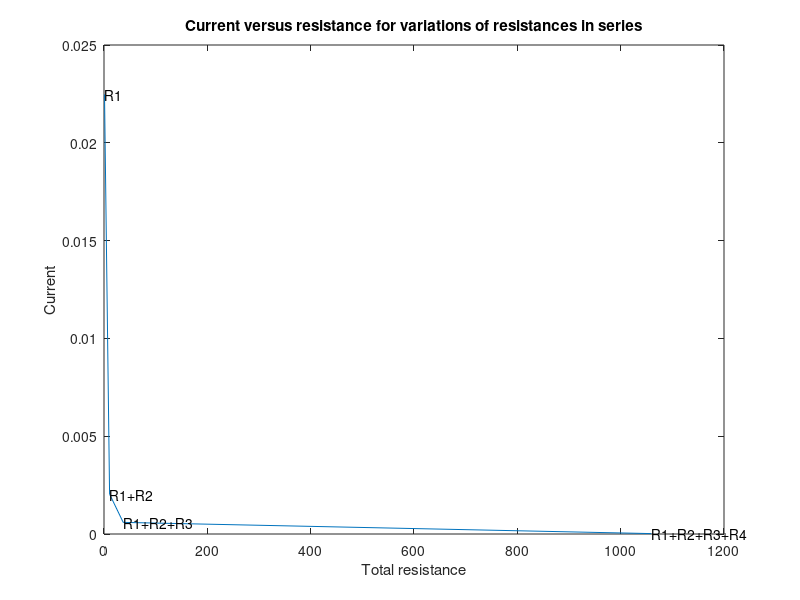

The MATLAB script that drew this image:
x=[0.979 10.789 37.189 1059.189];
y=[0.022472 0.002039 0.000594 0.00002077];
plot(x,y)
title('Current versus resistance for variations of resistances in series')
xlabel('Total resistance')
ylabel('Current')
text(0.979,0.022472,'R1')
text(10.789,0.002039,'R1+R2')
text(37.189,0.000594,'R1+R2+R3')
text(1059.189,0.00002077,'R1+R2+R3+R4')


